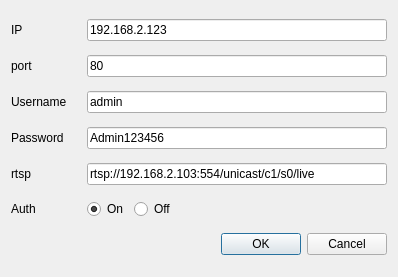
<?xml version="1.0" encoding="UTF-8"?>
<ui version="4.0">
 <class>AddDeviceDlg</class>
 <widget class="QDialog" name="AddDeviceDlg">
  <property name="geometry">
   <rect>
    <x>0</x>
    <y>0</y>
    <width>396</width>
    <height>277</height>
   </rect>
  </property>
  <property name="windowTitle">
   <string>Add Device</string>
  </property>
  <layout class="QVBoxLayout" name="verticalLayout">
   <item>
    <layout class="QHBoxLayout" name="horizontalLayout_6">
     <item>
      <widget class="QLabel" name="ipLab">
       <property name="minimumSize">
        <size>
         <width>70</width>
         <height>0</height>
        </size>
       </property>
       <property name="maximumSize">
        <size>
         <width>70</width>
         <height>16777215</height>
        </size>
       </property>
       <property name="text">
        <string>IP</string>
       </property>
      </widget>
     </item>
     <item>
      <widget class="QLineEdit" name="IPAddressLineEdt">
       <property name="text">
        <string>192.168.2.123</string>
       </property>
      </widget>
     </item>
    </layout>
   </item>
   <item>
    <layout class="QHBoxLayout" name="horizontalLayout_5">
     <item>
      <widget class="QLabel" name="portLab">
       <property name="minimumSize">
        <size>
         <width>70</width>
         <height>0</height>
        </size>
       </property>
       <property name="maximumSize">
        <size>
         <width>70</width>
         <height>16777215</height>
        </size>
       </property>
       <property name="text">
        <string>port</string>
       </property>
      </widget>
     </item>
     <item>
      <widget class="QLineEdit" name="portLineEdit">
       <property name="minimumSize">
        <size>
         <width>250</width>
         <height>0</height>
        </size>
       </property>
       <property name="text">
        <string>80</string>
       </property>
      </widget>
     </item>
    </layout>
   </item>
   <item>
    <layout class="QHBoxLayout" name="horizontalLayout_4">
     <item>
      <widget class="QLabel" name="label_4">
       <property name="minimumSize">
        <size>
         <width>70</width>
         <height>0</height>
        </size>
       </property>
       <property name="maximumSize">
        <size>
         <width>70</width>
         <height>16777215</height>
        </size>
       </property>
       <property name="text">
        <string>Username</string>
       </property>
      </widget>
     </item>
     <item>
      <widget class="QLineEdit" name="usernameLineEdit">
       <property name="text">
        <string>admin</string>
       </property>
      </widget>
     </item>
    </layout>
   </item>
   <item>
    <layout class="QHBoxLayout" name="horizontalLayout_3">
     <item>
      <widget class="QLabel" name="label_5">
       <property name="minimumSize">
        <size>
         <width>70</width>
         <height>0</height>
        </size>
       </property>
       <property name="maximumSize">
        <size>
         <width>70</width>
         <height>16777215</height>
        </size>
       </property>
       <property name="text">
        <string>Password</string>
       </property>
      </widget>
     </item>
     <item>
      <widget class="QLineEdit" name="PwdLineEdit">
       <property name="text">
        <string>Admin123456</string>
       </property>
      </widget>
     </item>
    </layout>
   </item>
   <item>
    <layout class="QHBoxLayout" name="horizontalLayout_2">
     <item>
      <widget class="QLabel" name="rtspLab">
       <property name="minimumSize">
        <size>
         <width>70</width>
         <height>0</height>
        </size>
       </property>
       <property name="maximumSize">
        <size>
         <width>70</width>
         <height>16777215</height>
        </size>
       </property>
       <property name="text">
        <string>rtsp</string>
       </property>
      </widget>
     </item>
     <item>
      <widget class="QLineEdit" name="rtspAddressLineEdt">
       <property name="minimumSize">
        <size>
         <width>300</width>
         <height>0</height>
        </size>
       </property>
       <property name="text">
        <string>rtsp://192.168.2.103:554/unicast/c1/s0/live</string>
       </property>
      </widget>
     </item>
    </layout>
   </item>
   <item>
    <layout class="QHBoxLayout" name="horizontalLayout">
     <item>
      <widget class="QLabel" name="authLab">
       <property name="minimumSize">
        <size>
         <width>70</width>
         <height>0</height>
        </size>
       </property>
       <property name="maximumSize">
        <size>
         <width>70</width>
         <height>16777215</height>
        </size>
       </property>
       <property name="text">
        <string>Auth</string>
       </property>
      </widget>
     </item>
     <item>
      <widget class="QRadioButton" name="authOnRadBtn">
       <property name="maximumSize">
        <size>
         <width>70</width>
         <height>16777215</height>
        </size>
       </property>
       <property name="text">
        <string>On</string>
       </property>
       <property name="checked">
        <bool>true</bool>
       </property>
      </widget>
     </item>
     <item>
      <widget class="QRadioButton" name="authOffRadBtn">
       <property name="maximumSize">
        <size>
         <width>70</width>
         <height>16777215</height>
        </size>
       </property>
       <property name="text">
        <string>Off</string>
       </property>
      </widget>
     </item>
     <item>
      <spacer name="horizontalSpacer_2">
       <property name="orientation">
        <enum>Qt::Horizontal</enum>
       </property>
       <property name="sizeHint" stdset="0">
        <size>
         <width>40</width>
         <height>20</height>
        </size>
       </property>
      </spacer>
     </item>
    </layout>
   </item>
   <item>
    <layout class="QHBoxLayout" name="horizontalLayout_7">
     <item>
      <spacer name="horizontalSpacer">
       <property name="orientation">
        <enum>Qt::Horizontal</enum>
       </property>
       <property name="sizeHint" stdset="0">
        <size>
         <width>40</width>
         <height>20</height>
        </size>
       </property>
      </spacer>
     </item>
     <item>
      <widget class="QDialogButtonBox" name="buttonBox">
       <property name="orientation">
        <enum>Qt::Horizontal</enum>
       </property>
       <property name="standardButtons">
        <set>QDialogButtonBox::Cancel|QDialogButtonBox::Ok</set>
       </property>
      </widget>
     </item>
    </layout>
   </item>
  </layout>
 </widget>
 <resources/>
 <connections>
  <connection>
   <sender>buttonBox</sender>
   <signal>accepted()</signal>
   <receiver>AddDeviceDlg</receiver>
   <slot>accept()</slot>
   <hints>
    <hint type="sourcelabel">
     <x>248</x>
     <y>254</y>
    </hint>
    <hint type="destinationlabel">
     <x>157</x>
     <y>274</y>
    </hint>
   </hints>
  </connection>
  <connection>
   <sender>buttonBox</sender>
   <signal>rejected()</signal>
   <receiver>AddDeviceDlg</receiver>
   <slot>reject()</slot>
   <hints>
    <hint type="sourcelabel">
     <x>316</x>
     <y>260</y>
    </hint>
    <hint type="destinationlabel">
     <x>286</x>
     <y>274</y>
    </hint>
   </hints>
  </connection>
 </connections>
</ui>
